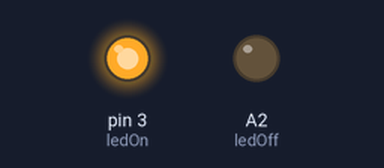
A sketch run on a simulated Arduino Uno, built with avr-gcc and run on an emulated ATmega328P. Shown: output pins drawn as LEDs (lit = HIGH).

Above: at 1.0 s.
At 3.0 s:
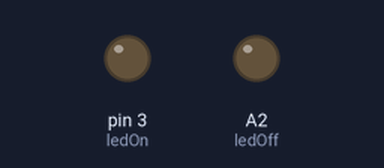
Timing chart, 0 to 5.2 s (numbered marks = the images above):
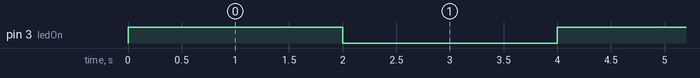

The sketch:

LEDs.ino
```cpp
int ledOn = 3; // the pin the LED is connected to
int ledOff = A2;

void setup() {
  pinMode(ledOn, OUTPUT); // Declare the LED as an output
  pinMode(ledOff, OUTPUT);
}

void loop() {
  digitalWrite(ledOn, HIGH); // Turn the LED on
  delay(2000);
  digitalWrite(ledOn, LOW);
  delay(2000);
 /* analogWrite(ledOff, HIGH);
  delay(2000);
  analogWrite(ledOff, LOW);
  delay(2000); */
}
```

Measured:
- by itself, pin 3 (ledOn): alternates HIGH for 2.0 s and LOW for 2.0 s
